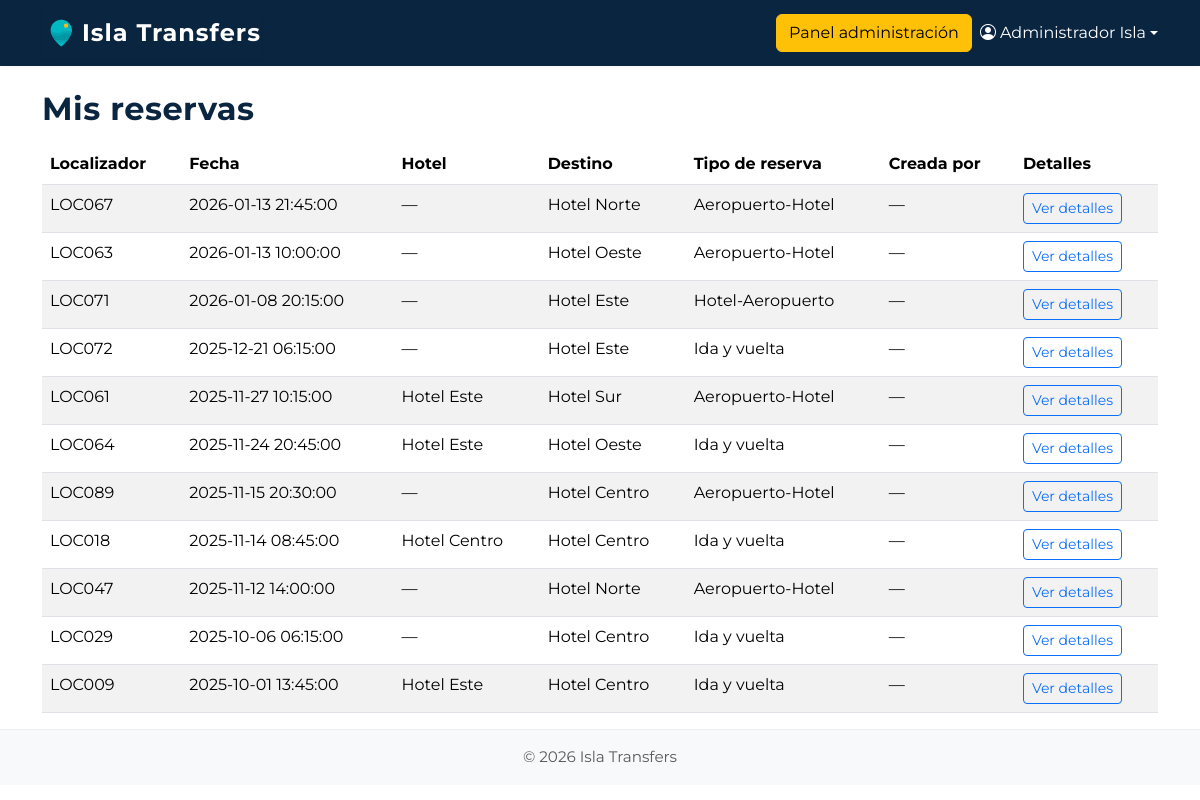
Page /user/misReservas (signed in) on the earlier database version.
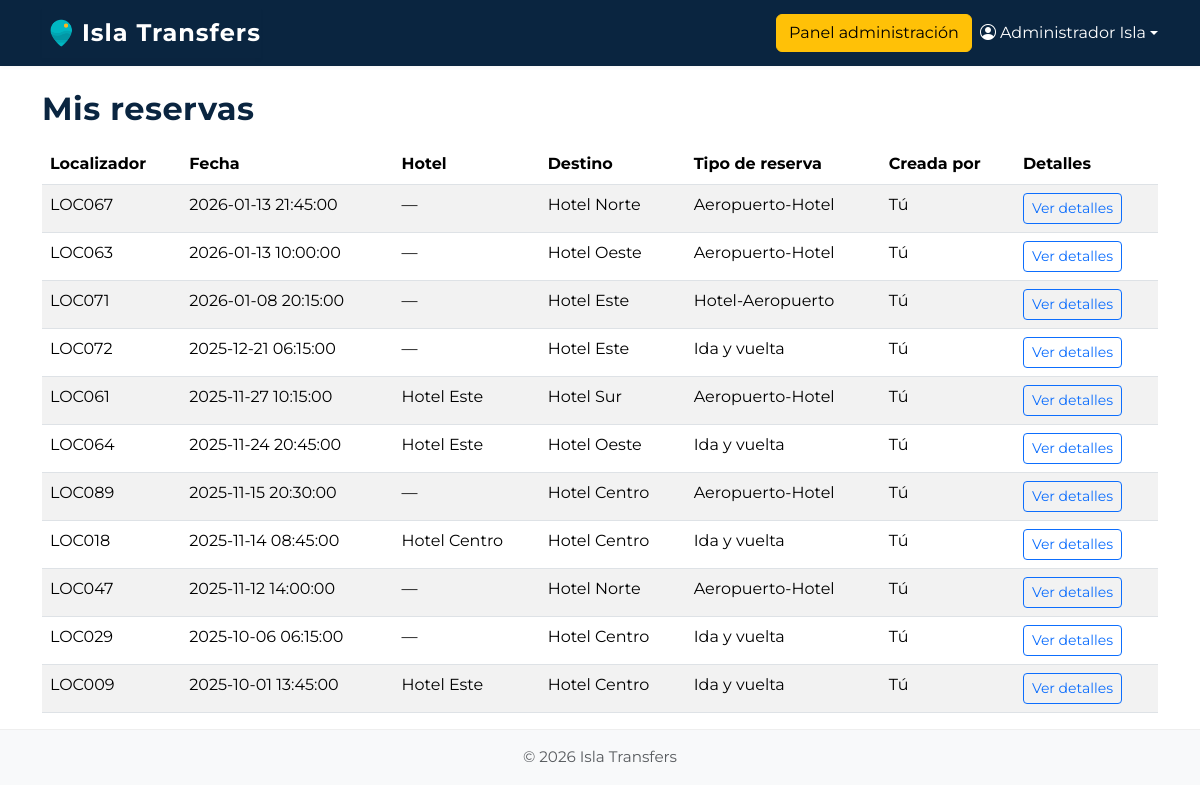
Same page on the later database version.
### tables this page shows
CREATE TABLE `transfer_reservas` (
  `id_reserva` int(11) NOT NULL,
  `localizador` varchar(100) NOT NULL,
  `id_hotel` int(11) DEFAULT NULL COMMENT 'Es el hotel que realiza la reserva',
  `id_tipo_reserva` int(11) NOT NULL,
  `id_viajero` int(11) NOT NULL,
  `id_creador`int(11) NOT NULL,
  `fecha_reserva` datetime NOT NULL,
  `fecha_modificacion` datetime NOT NULL,
  `id_destino` int(11) NOT NULL,
  `fecha_entrada` date NULL,
  `hora_entrada` time NULL,
  `numero_vuelo_entrada` varchar(50) NOT NULL,
  `origen_vuelo_entrada` varchar(50) NULL,
  `hora_vuelo_salida` time NULL,
  `fecha_vuelo_salida` date NULL,
  `num_viajeros` int(11) NOT NULL,
  `id_vehiculo` int(11) NOT NULL
);

CREATE TABLE `transfer_hoteles` (
  `id_hotel` int(11) NOT NULL,
  `nombre` varchar(100) DEFAULT NULL,
  `id_zona` int(11) DEFAULT NULL,
  `comision` int(11) DEFAULT NULL,
  `usuario` varchar(100) NOT NULL UNIQUE,
  `email` varchar(100) NOT NULL UNIQUE,
  `password` varchar(255) NOT NULL
);

CREATE TABLE `transfer_tipo_reservas` (
  `id_tipo_reserva` int(11) NOT NULL,
  `descripcion` varchar(100) NOT NULL
);

### html/index.php (called while the page is built, shortened)
<?php
spl_autoload_register(function ($class) {
    $paths = [
        __DIR__ . '/../core/' . $class . '.php',
        __DIR__ . '/../app/controllers/' . $class . '.php',
        __DIR__ . '/../app/models/' . $class . '.php',
        __DIR__ . '/../app/helpers/' . $class . '.php',
    ];
    foreach ($paths as $path) {
        if (file_exists($path)) {
            return;
        }
    }
});
$router = new Router();
$router->route();

### core/Controller.php (called while the page is built, shortened)
<?php
class Controller
{
    public function view($view, $data = [])
    {
        extract($data);
        require __DIR__ . "/../app/views/$view.php";
    }
}

### app/controllers/UserController.php (called while the page is built, shortened)
<?php
class UserController extends Controller
{
    public function misReservas()
    {
        $reservaModel = $this->model('Reserva');
        $misReservas = $reservaModel->getByViajeroIdWithDetails($_SESSION['user_id']);
        $this->view('user/misReservas', [
            'reservas' => $misReservas
        ]);
    }
}

### app/models/Reserva.php (called while the page is built, shortened)
<?php
class Reserva extends Model
{
    public function getByViajeroIdWithDetails($id_viajero)
    {
        $db = $this->db();
        $stmt = $db->prepare("
            SELECT r.*,
                h.nombre AS hotel_nombre,
                d.nombre AS destino_hotel,
                t.descripcion AS tipo_reserva_nombre,
                c.nombre AS creador_nombre, c.apellido1 AS creador_apellido1, c.rol AS creador_rol
            FROM transfer_reservas r
            LEFT JOIN transfer_hoteles h ON r.id_hotel = h.id_hotel
            LEFT JOIN transfer_hoteles d ON r.id_destino = d.id_hotel
            LEFT JOIN transfer_tipo_reservas t ON r.id_tipo_reserva = t.id_tipo_reserva
            LEFT JOIN transfer_viajeros c ON r.id_creador = c.id_viajero
            WHERE r.id_viajero = ?
            ORDER BY r.fecha_reserva DESC
        ");
        $stmt->execute([$id_viajero]);
        return $stmt->fetchAll(PDO::FETCH_ASSOC);
    }
}

### app/views/user/misReservas.php (the view)
<?php require __DIR__ . '/../components/header.php'; ?>
<?php require __DIR__ . '/../components/navbar.php'; ?>
<div class="container mt-4">
    <h2>Mis reservas</h2>
    <table class="table table-striped table-hover mt-3">
        <thead>
            <tr>
                <th>Localizador</th>
                <th>Fecha</th>
                <th>Hotel</th>
                <th>Destino</th>
                <th>Tipo de reserva</th>
                <th>Creada por</th>
                <th>Detalles</th>
            </tr>
        </thead>
        <tbody>
            <?php if (empty($reservas)): ?>
                <tr>
                    <td colspan="7" class="text-center">No tienes reservas registradas.</td>
                </tr>
            <?php else: ?>
                <?php foreach ($reservas as $reserva): ?>
                    <tr>
                        <td><?= htmlspecialchars($reserva['localizador']) ?></td>
                        <td><?= htmlspecialchars($reserva['fecha_reserva']) ?></td>
                        <td><?= htmlspecialchars($reserva['hotel_nombre'] ?? '—') ?></td>
                        <td><?= htmlspecialchars($reserva['destino_hotel'] ?? '—') ?></td>
                        <td><?= htmlspecialchars($reserva['tipo_reserva_nombre'] ?? '—') ?></td>
                        <td>
                            <?php
                            if (empty($reserva['creador_nombre'])) {
                                echo "—";
                            } elseif ($reserva['id_creador'] == $_SESSION['user_id']) {
                                echo "Tú";
                            } elseif ($reserva['creador_rol'] == 'admin') {
                                echo "Administrador";
                            } else {
                                echo htmlspecialchars($reserva['creador_nombre'] . ' ' . $reserva['creador_apellido1']);
                            }
                            ?>
                        </td>
                        <td>
                            <a href="/user/verReserva/<?= $reserva['id_reserva'] ?>" class="btn btn-sm btn-outline-primary">
                                Ver detalles
                            </a>
                        </td>
                    </tr>
                <?php endforeach; ?>
            <?php endif; ?>
        </tbody>
    </table>
</div>
<?php require __DIR__ . '/../components/footer.php'; ?>

### core/Router.php
<?php
class Router
{
    public function route()
    {
        $url = $_GET['url'] ?? '';
        $url = trim($url, '/');
        $parts = explode('/', $url);
        $controllerName = !empty($parts[0]) ? ucfirst($parts[0]) . 'Controller' : 'HomeController';
        $method = $parts[1] ?? 'index';
        $params = array_slice($parts, 2);
        if (file_exists("../app/controllers/$controllerName.php")) {
            $controller = new $controllerName();
            if (method_exists($controller, $method)) {
                call_user_func_array([$controller, $method], $params);
            } else {
                echo "Mètode no trobat.";
            }
        } else {
            echo "Controlador no trobat.";
        }
    }
}

### app/views/components/header.php (shortened to what this page needs)
<!DOCTYPE html>
<html lang="ca">
<head>
    <link href="https://cdn.jsdelivr.net/npm/bootstrap@5.3.8/dist/css/bootstrap.min.css" rel="stylesheet">
    <link rel="stylesheet" href="https://cdn.jsdelivr.net/npm/bootstrap-icons@1.11.1/font/bootstrap-icons.min.css">
    <link href="/css/custom.css" rel="stylesheet">
</head>
<body>

### app/views/components/navbar.php (shortened to what this page needs)
<nav class="navbar navbar-expand-lg navbar-light bg-light">
    <div class="container">
        <a class="navbar navbar-brand" href="/">
            <img src="/img/logo.png" alt="Logo" height="40">
            Isla Transfers
        </a>
        <div class="d-flex align-items-center">
            <?php if (!empty($_SESSION['user_id'])): ?>
                <?php if ($_SESSION['user_rol'] === 'admin'): ?>
                    <a href="/userAdmin/dashboard" class="btn btn-warning me-2">Panel administración</a>
                <?php endif; ?>
                <div class="dropdown">
                    <a class="nav-link dropdown-toggle text-white d-flex align-items-center" href="#" id="userDropdown" role="button" data-bs-toggle="dropdown" aria-expanded="false">
                        <i class="bi bi-person-circle me-1"></i>
                        <?= htmlspecialchars($_SESSION['user_name'] ?? '') ?>
                    </a>
                </div>
            <?php else: ?>
                <a href="/auth/login" class="btn btn-primary">Inicia sesión</a>
            <?php endif; ?>
        </div>
    </div>
</nav>

### app/views/components/footer.php (shortened to what this page needs)
<footer class="footer mt-auto py-3 bg-light">
    <div class="container text-center">
        <span class="text-muted">&copy; <?= date('Y') ?> Isla Transfers</span>
    </div>
</footer>
</body>
</html>

### html/css/custom.css (style rules this page uses)
:root { --color-principal: #00b7c2; --color-header: #0a2540; --color-texto: #333; --color-bg: #fff; --color-navbar-bg: #0a2540; --color-footer-bg: var(--color-gris); --color-footer-text: #888; --color-acento: #ff6b6b; --color-enfasis: #ffb81c; --color-neutro: #f6e7d8; --color-gris: #6b7280; --color-fondo: #fff; }
body { font-family: "Montserrat", Arial, sans-serif; background-color: var(--color-fondo); color: var(--color-texto); }
.navbar { background-color: var(--color-navbar-bg) !important; box-shadow: 0 2px 4px rgba(0, 0, 0, 0.03); }
.navbar-brand { font-weight: bold; font-size: 1.5em; color: var(--color-bg) !important; letter-spacing: 1px; }
h1, h2, h3 { color: var(--color-header); font-weight: 700; letter-spacing: 0.5px; }
footer.footer { background-color: var(--color-footer-bg); color: var(--color-footer-text); font-size: 0.95rem; border-top: 1px solid #eee; padding: 1.2em 0; margin-top: 4em; }

Differences in the rows shown:
changed transfer_reservas "LOC067": now shows "Tú"; no longer shows "—"
changed transfer_reservas "LOC063": now shows "Tú"; no longer shows "—"
changed transfer_reservas "LOC071": now shows "Tú"; no longer shows "—"
changed transfer_reservas "LOC072": now shows "Tú"; no longer shows "—"
changed transfer_reservas "LOC061": now shows "Tú"; no longer shows "—"
changed transfer_reservas "LOC064": now shows "Tú"; no longer shows "—"
changed transfer_reservas "LOC089": now shows "Tú"; no longer shows "—"
changed transfer_reservas "LOC018": now shows "Tú"; no longer shows "—"
changed transfer_reservas "LOC047": now shows "Tú"; no longer shows "—"
changed transfer_reservas "LOC029": now shows "Tú"; no longer shows "—"
changed transfer_reservas "LOC009": now shows "Tú"; no longer shows "—"
